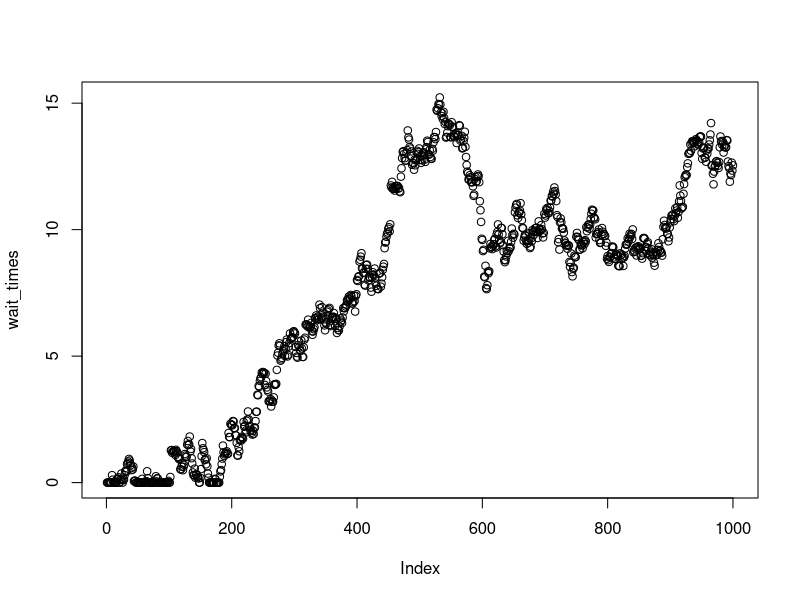
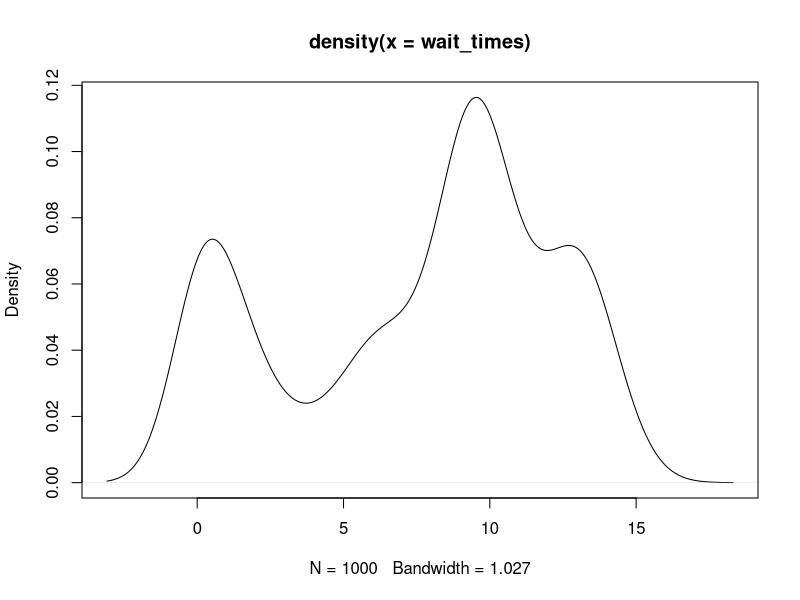

These charts were generated, in order, by the following R code:
library(tidyverse)

# Functions

get_desk_handling_time <- function(desks, desk_id, seed = NULL) {
  if (!is.null(seed)) {set.seed(seed)}
  desk_handling_time <- rexp(1, desks$desk_handling_rates[desk_id])
  
  return (desk_handling_time)
}

queue <- function(passengers, 
                  desks, 
                  handling_time_func = get_desk_handling_time,
                  seed = NULL){
  
  if (!is.null(seed)) {set.seed(seed)}
  n_desks <- desks$n_desks
  desk_times <- rep(0, times = desks$n_desks)
  
  n_passengers <- dim(passengers)[1]
  
  
  for(i in seq_len(n_passengers)){ 
    
    next_arrival_time <- passengers$arrival_time[i]
    
    # if a desk is idle, update their time
    desk_times <- pmax(desk_times, next_arrival_time)
    
    # decide which desk to send the passenger to
    next_free_desk <- which(desk_times == min(desk_times))[1] # TODO: edit for E-Gates with conditions
    next_free_desk_time <- min(desk_times)
    
    # how long it takes to handle passenger
    handling_time <- handling_time_func(desks, next_free_desk)
    
    # update accordingly for passenger
    passengers$desk_start_time[i] <- next_free_desk_time
    passengers$desk_end_time[i] <- next_free_desk_time + handling_time
    passengers$desk_handled[i] <- desks$desk_ids[next_free_desk]
    
    # update desk 
    desk_times[next_free_desk] <- desk_times[next_free_desk] + handling_time
    
    
  }
  
  return(passengers)
  
}

# Passengers 

n_passengers <- 1000
lambda_passenger <- 5

passengers <- data.frame(passenger_id = paste0("P", str_pad(1:n_passengers, 6, pad = "0")),
                         arrival_time = cumsum(rexp(n = n_passengers, rate = lambda_passenger)),
                         desk_start_time = numeric(n_passengers),
                         desk_end_time = numeric(n_passengers),
                         desk_handled = character(n_passengers) )


# Desks

n_desks <- 5
desk_handling_rates <- pmax(0.5, rnorm(n_desks, mean = 1, sd = 0.2))
desk_ids <- paste0("D", str_pad(1:n_desks, 2, pad = "0"))

desks <- list(n_desks = n_desks, 
              desk_handling_rates = desk_handling_rates,
              desk_ids = desk_ids)

# Simulation

passengers <- queue(passengers = passengers, desks = desks, seed = 101)

# Visualisation 

wait_times <- passengers$desk_start_time - passengers$arrival_time

plot(wait_times)
plot(density(wait_times))
summary(wait_times)

tapply(X = wait_times, INDEX = passengers$desk_handled, FUN = summary)



### Suggested changes I've made:
# - I've removed some comments I would describe as 'over-commenting', e.g. "initialising variables",
# "looping over passengers", etc. The general principle being that comments are necessary when the code 
# itself isn't self-explanatory, and that if things like "I'm assigning initial variables" or "I'm looping over 
# passengers" aren't clear from code, then that's something that should be rectified in the code naming and 
# structure. The best code commenting is well-written code etc etc etc...
# - I've standardised variable naming to be snake_case. There's no particular reason for this, and in R camelCase 
# is arguably more standard, but picking a naming convention is nice.
# - I've added plurals to variables storing a plural number, e.g. "n_desk" -> "n_desks"
# - I've renamed 'mu_' variables to be more descriptive.
# - I've moved function definitions to the top of the file (since they're effectively forming a new 'library', 
# they should be with other library imports or called from an external source file)
# - I've made the desk_handling_time generator a separate function. This means: we can experiment with changes when
# we want, it neatens things up inside the queue function (code as documentation once again!), and means just in case
# we ever need seed control e.g. for testing we can have access to it.
# - The desk_handling_time change also means we don't have to unpack all of those internal desks variables inside the 
# queue function. Again, useful if we ever want to change what desks information we store, we keep it modular and in
# get_desk_handling_time.
# - I've changed "C" to "P" for customers -> passengers.
# - I've added an optional random seed to the queue function
